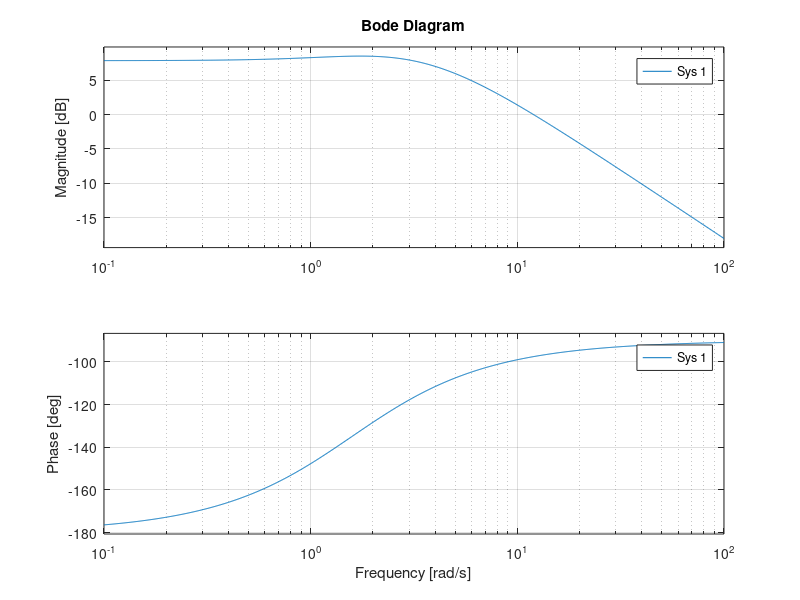
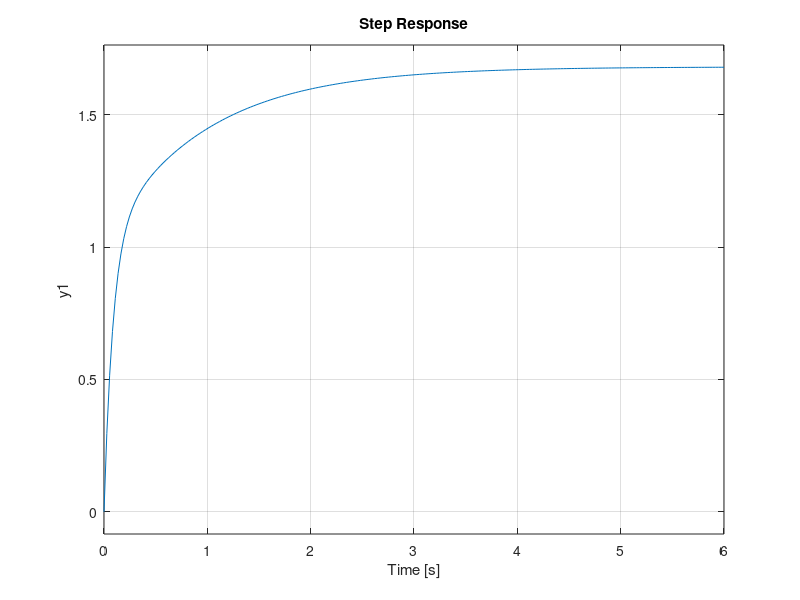

Recreate these plots in MATLAB, in order.
%this program design the PD controller for balance control using the
%inverted pendulum model
%Author: Jake Chung
%Spring 2020 (COVID19)

clear
close all
clc

%% Define physical parameters.
m = 82; %mass in kg
R = 0.05; %radius of the cylinder in meters
L = 1.83; %length of the cylinder in meters
phi = 80; %angle of the muscle attachment
a = 0.1; %length of the base of the cylinder to the attachment of the muscle m
b = 0.3; %damping of the inverted pendulum
I = 1/4*m*R^2+1/3*m*L^2;
d = a*sind(phi);
g = 9.81;

%% define the transfer function
s = tf('s');
Gp = 1/(I/d*s^2+b/d*s-m/d*g*L/2);

h = figure;
subplot(3,1,1)
bode(Gp)
grid on
%% Design the PD controller by finding the P and D constants
Kd = 11651;
% Kp = 1.583;
KpKd_ratio = 1.583;
Gc = Kd*(KpKd_ratio + s);
G = feedback(Gc*Gp,1);

subplot(3,1,2)
bode(Gc)
grid on

subplot(3,1,3)
bode(Gc*Gp)
grid on

set(h,'Position',[1,41,700,1200]);

hh = figure;
subplot(2,1,1)
pzmap(Gp)
subplot(2,1,2)
step(G)
grid on

set(hh,'Position',[800,41,700,1200]);
%% simulate the response
% endSim = 2;
% t = 0:0.001:endSim;
% u = zeros(1,length(t));
% u(1:round(1/5*length(t))) = 100;
% figure
% lsim(G,u,t)